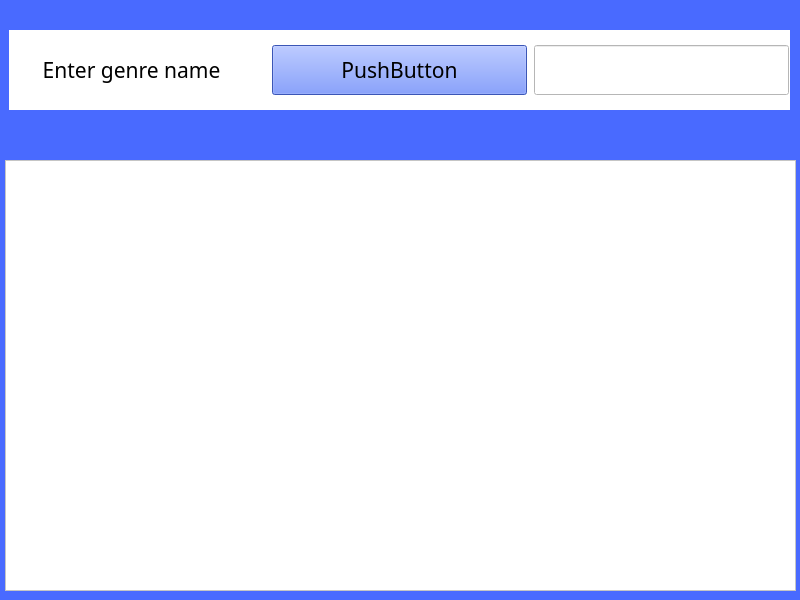
<?xml version="1.0" encoding="UTF-8"?>
<ui version="4.0">
 <class>MainWindow</class>
 <widget class="QMainWindow" name="MainWindow">
  <property name="geometry">
   <rect>
    <x>0</x>
    <y>0</y>
    <width>800</width>
    <height>600</height>
   </rect>
  </property>
  <property name="minimumSize">
   <size>
    <width>800</width>
    <height>600</height>
   </size>
  </property>
  <property name="maximumSize">
   <size>
    <width>800</width>
    <height>600</height>
   </size>
  </property>
  <property name="windowTitle">
   <string>MainWindow</string>
  </property>
  <property name="styleSheet">
   <string notr="true">background-color: rgb(73, 106, 255);</string>
  </property>
  <widget class="QWidget" name="centralwidget">
   <widget class="QTableWidget" name="table">
    <property name="geometry">
     <rect>
      <x>5</x>
      <y>160</y>
      <width>791</width>
      <height>431</height>
     </rect>
    </property>
    <property name="minimumSize">
     <size>
      <width>791</width>
      <height>431</height>
     </size>
    </property>
    <property name="maximumSize">
     <size>
      <width>791</width>
      <height>431</height>
     </size>
    </property>
    <property name="styleSheet">
     <string notr="true">background-color: rgb(255, 255, 255);</string>
    </property>
   </widget>
   <widget class="QWidget" name="horizontalWidget" native="true">
    <property name="geometry">
     <rect>
      <x>9</x>
      <y>30</y>
      <width>781</width>
      <height>80</height>
     </rect>
    </property>
    <property name="styleSheet">
     <string notr="true">font: 87 16pt &quot;Segoe UI Black&quot;;
background-color: rgb(255, 255, 255);</string>
    </property>
    <layout class="QHBoxLayout" name="horizontalLayout">
     <item>
      <widget class="QLabel" name="label">
       <property name="minimumSize">
        <size>
         <width>255</width>
         <height>50</height>
        </size>
       </property>
       <property name="maximumSize">
        <size>
         <width>255</width>
         <height>50</height>
        </size>
       </property>
       <property name="font">
        <font>
         <family>Segoe UI Black</family>
         <pointsize>16</pointsize>
         <weight>10</weight>
         <italic>false</italic>
         <bold>false</bold>
        </font>
       </property>
       <property name="toolTip">
        <string>&lt;html&gt;&lt;head/&gt;&lt;body&gt;&lt;p align=&quot;center&quot;&gt;Ведьмаку заплатите чеканной монетой&lt;/p&gt;&lt;/body&gt;&lt;/html&gt;</string>
       </property>
       <property name="styleSheet">
        <string notr="true">font: 87 16pt &quot;Segoe UI Black&quot;;
background-color: rgb(255, 255, 255);</string>
       </property>
       <property name="text">
        <string>      Enter genre name</string>
       </property>
      </widget>
     </item>
     <item>
      <widget class="QPushButton" name="button">
       <property name="minimumSize">
        <size>
         <width>255</width>
         <height>50</height>
        </size>
       </property>
       <property name="maximumSize">
        <size>
         <width>255</width>
         <height>50</height>
        </size>
       </property>
       <property name="font">
        <font>
         <family>Segoe UI Black</family>
         <pointsize>16</pointsize>
         <weight>10</weight>
         <italic>false</italic>
         <bold>false</bold>
        </font>
       </property>
       <property name="styleSheet">
        <string notr="true">background-color: rgb(83, 120, 255);</string>
       </property>
       <property name="text">
        <string>PushButton</string>
       </property>
      </widget>
     </item>
     <item>
      <widget class="QLineEdit" name="line">
       <property name="minimumSize">
        <size>
         <width>255</width>
         <height>50</height>
        </size>
       </property>
       <property name="maximumSize">
        <size>
         <width>255</width>
         <height>50</height>
        </size>
       </property>
       <property name="font">
        <font>
         <family>Segoe UI Black</family>
         <pointsize>16</pointsize>
         <weight>10</weight>
         <italic>false</italic>
         <bold>false</bold>
        </font>
       </property>
       <property name="cursor">
        <cursorShape>IBeamCursor</cursorShape>
       </property>
       <property name="alignment">
        <set>Qt::AlignCenter</set>
       </property>
      </widget>
     </item>
    </layout>
   </widget>
  </widget>
 </widget>
 <resources/>
 <connections/>
</ui>
